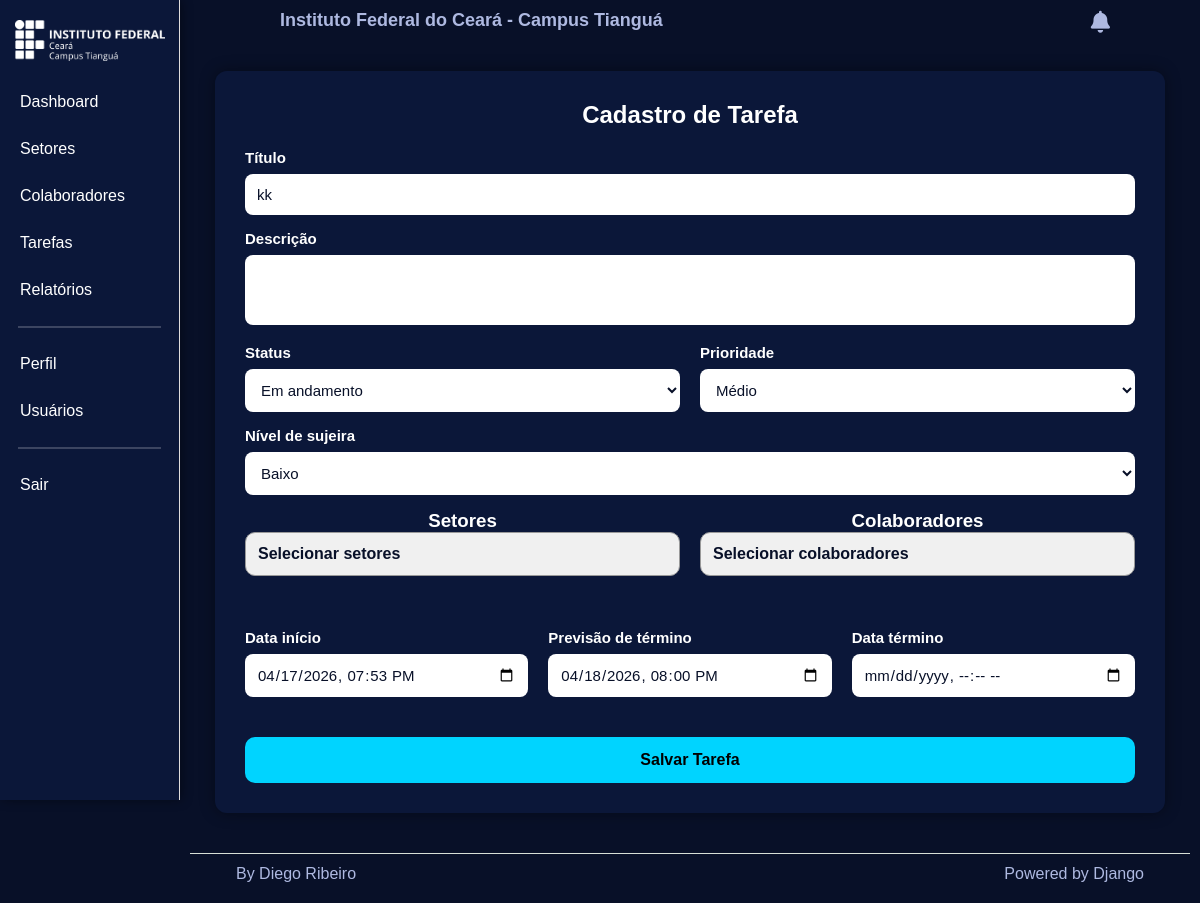
The app's page /tarefas/26409115eb6c4c15b7a50189982f5f18/editar/ (signed in) with its own data.
### management/models.py (models this page shows, shortened)
class Tarefa(models.Model):
    SUJEIRA_CHOICES = [
        ('baixo', 'Baixo'),
        ('medio', 'Médio'),
        ('alto', 'Alto'),
    ]
    STATUS_CHOICES = [
        ('pendente', 'Pendente'),
        ('em_andamento', 'Em andamento'),
        ('concluida', 'Concluída'),
        ('cancelada', 'Cancelada'),
    ]
    PRIORIDADE_CHOICES = [
        ('baixo', 'Baixo'),
        ('medio', 'Médio'),
        ('alto', 'Alto'),
    ]
    id = models.CharField(
        max_length=32,
        primary_key=True,
        default=generate_uuid,
        editable=False
    )
    titulo = models.CharField(max_length=150)
    descricao = models.TextField(blank=True, null=True)
    nivel_sujeira = models.CharField(max_length=10, choices=SUJEIRA_CHOICES)
    status = models.CharField(max_length=20, choices=STATUS_CHOICES, default='pendente')
    data_inicio = models.DateTimeField()
    data_previsao_termino = models.DateTimeField()
    data_termino = models.DateTimeField(blank=True, null=True)
    prioridade = models.CharField(max_length=10, choices=PRIORIDADE_CHOICES)
    colaboradores = models.ManyToManyField(
        Colaborador,
        through="TarefaColaborador",
        related_name="tarefas"
    )
    setores = models.ManyToManyField(
        Setor,
        through="TarefaSetor",
        related_name="tarefas"
    )

### management/views.py (the view)
# urls.py: path('tarefas/<str:id>/editar/', tarefa_edit, name='tarefa_edit'),
@login_required()
@permission_required('management.change_tarefa', raise_exception=True)
def tarefa_edit(request, id):
    tarefa = get_object_or_404(Tarefa, id=id)
    setores = Setor.objects.all()
    colaboradores = Colaborador.objects.all()
    if request.method == 'POST':
        form = TarefaForm(request.POST, request.FILES, instance=tarefa)
        if form.is_valid():
            form.save()
            messages.success(request, 'Tarefa atualizada com sucesso!')
            return redirect('management:tasks')
    else:
        form = TarefaForm(instance=tarefa)
    return render(request, 'managements/tasks/pages/form.html', {
        'form': form,
        'tarefa': tarefa,
        'setores': setores,
        'colaboradores': colaboradores
    })

### management/templates/managements/tasks/pages/form.html (shortened to what this page needs)
{% include 'managements/tasks/partials/head.html' %}
{% include 'managements/sectors/partials/head.html' %}
<body>
    {% include 'global/partials/sidebar.html' %}
    <div class="content">
        {% include 'global/partials/header.html' %}
        <div class="table-wrapper">
            <form method="post" class="tarefa-form">
                <h2 style="color:white; text-align:center; margin-bottom:20px;">
                    Cadastro de Tarefa
                </h2>
                <div class="form-group">
                    <label>Título</label>
                    {{ form.titulo }}
                </div>
                <div class="form-group">
                    <label>Descrição</label>
                    {{ form.descricao }}
                </div>
                <div class="form-row">
                    <div class="form-group">
                        <label>Status</label>
                        {{ form.status }}
                    </div>
                    <div class="form-group">
                        <label>Prioridade</label>
                        {{ form.prioridade }}
                    </div>
                </div>
                <div class="form-group">
                    <label>Nível de sujeira</label>
                    {{ form.nivel_sujeira }}
                </div>
            <div class="form-row">
                <div class="form-group">
                    <h3 style="color:white;">Setores</h3>
                    <div class="dropdown" id="setoresDropdown">
                        <div class="dropdown-btn" onclick="toggleDropdown('setoresDropdown')">
                            Selecionar setores
                        </div>
                    </div>
                </div>
                <div class="form-group">
                    <h3 style="color:white;">Colaboradores</h3>
                    <div class="dropdown" id="colaboradoresDropdown">
                        <div class="dropdown-btn" onclick="toggleDropdown('colaboradoresDropdown')">
                            Selecionar colaboradores
                        </div>
                    </div>
                </div>
            </div>
                <br>
                <div class="form-row">
                    <div class="form-group">
                        <label>Data início</label>
                        {{ form.data_inicio }}
                    </div>
                    <div class="form-group">
                        <label>Previsão de término</label>
                        {{ form.data_previsao_termino }}
                    </div>
                    <div class="form-group">
                        <label>Data término</label>
                        {{ form.data_termino }}
                    </div>
                </div>
                <button type="submit" class="btn-salvar">
                    Salvar Tarefa
                </button>
            </form>
        </div>
        {% include 'global/partials/footer.html' %}
    </div>
</body>
</html>

### main/static/global/css/responsive.css (style rules this page uses)
@media (max-width: 1366px) { body { grid-template-columns: 180px 1fr !important; } }
@media (max-width: 1366px) { .table-wrapper { width: 98% !important; margin: 0 auto !important; } }

### management/templates/global/partials/head.html (style rules this page uses)
* { margin: 0; padding: 0; box-sizing: border-box; font-family: 'Mona Sans', sans-serif; color: #AEB9E1; }
body { display: grid; grid-template-columns: 200px 1fr; height: 100vh; background-color: #081028; }
.content { grid-column: 2; display: grid; grid-template-rows: auto 1fr auto; gap: 10px; padding: 10px; align-items: start; }

### management/templates/managements/tasks/partials/head.html (style rules this page uses)
.tarefa-form { background-color: #0B1739; padding: 30px; border-radius: 12px; max-width: 950px; margin: 30px auto; box-shadow: 0px 0px 15px rgba(0,0,0,0.4); }
.tarefa-form .form-group { margin-bottom: 15px; }
.tarefa-form label { color: #fff; font-weight: bold; display: block; margin-bottom: 8px; font-size: 15px; }
.tarefa-form input, .tarefa-form select, .tarefa-form textarea { width: 100%; padding: 12px; border-radius: 8px; border: none; outline: none; font-size: 15px; background-color: #fff; }
.tarefa-form textarea { height: 70px; resize: none; }
.tarefa-form .form-row { display: flex; gap: 20px; }
.tarefa-form .form-row .form-group { flex: 1; }
.tarefa-form .dropdown { position: relative; width: 100%; margin-bottom: 20px; }
.tarefa-form .dropdown-btn { width: 100%; padding: 12px; background: #f0f0f0; border: 1px solid #999; cursor: pointer; text-align: left; border-radius: 10px; font-weight: bold; }
.tarefa-form .btn-salvar { background-color: #00D4FF; color: #000; font-weight: bold; padding: 14px; border: none; width: 100%; border-radius: 10px; cursor: pointer; font-size: 16px; margin-top: 25px; transition: 0.3s; }
.tarefa-form input, .tarefa-form select, .tarefa-form textarea { width: 100%; padding: 12px; border-radius: 8px; border: none; outline: none; font-size: 15px; background-color: #fff; color: #081028; }
.tarefa-form .dropdown-btn { color: #081028; }

### management/templates/managements/sectors/partials/head.html (style rules this page uses)
h3 { text-align:center; color: #ffffff; padding-bottom:0; }

### records on screen
Tarefa: titulo "kk", status "Em andamento", prioridade "Médio", nivel_sujeira "Baixo", data_inicio "04/17/2026 19:53", data_previsao_termino "04/18/2026 20:00"
